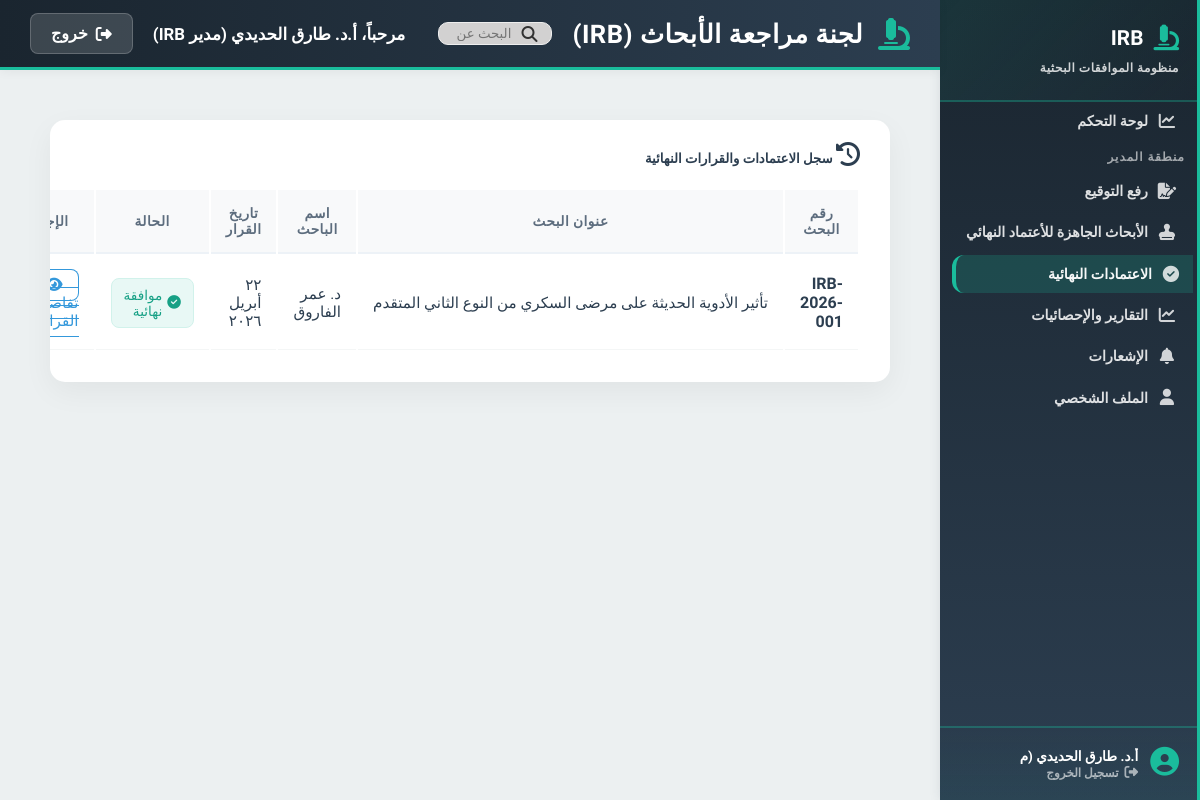
/features/manager/final_approvals.php (signed in), run on an earlier commit of the app's database.
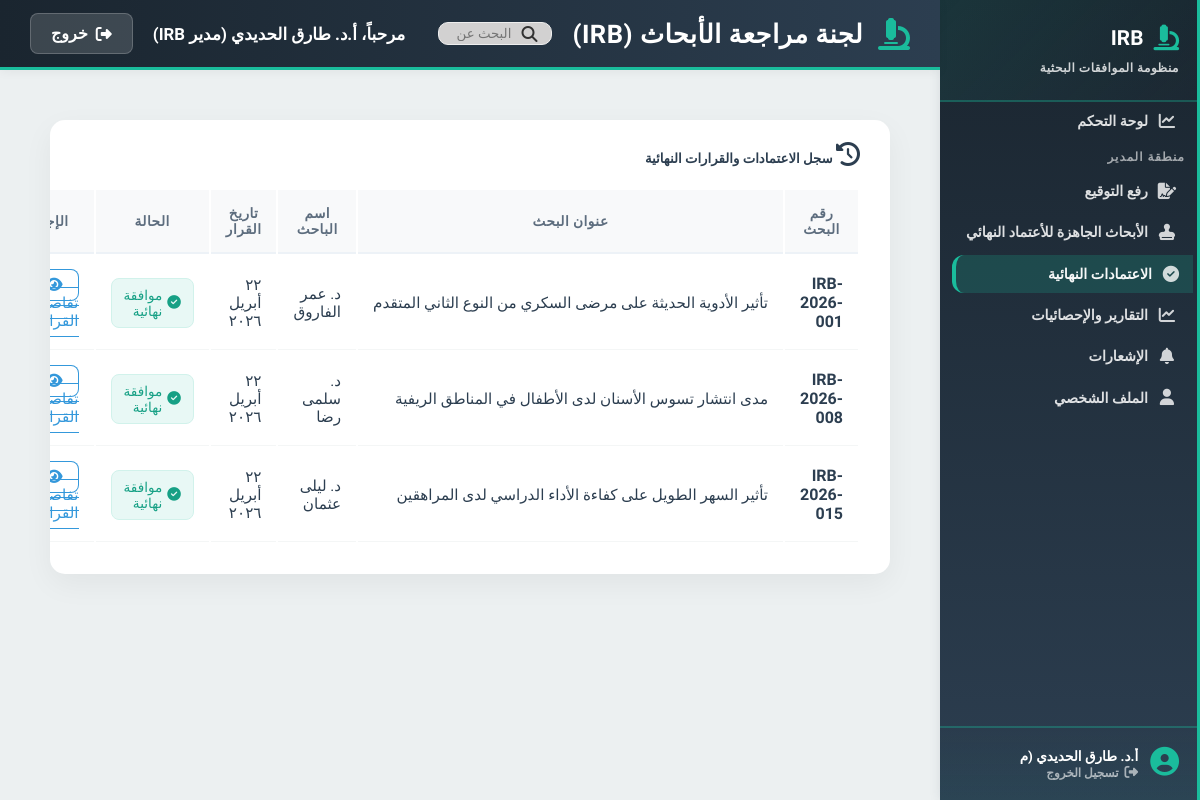
And on a later commit of the database.
### tables this page shows
CREATE TABLE applications (
    id INT AUTO_INCREMENT PRIMARY KEY,
    student_id INT,
    serial_number VARCHAR(50) UNIQUE,
    title TEXT,
    principal_investigator VARCHAR(255),
    co_investigators JSON,
    current_stage ENUM(
        'pending_admin', 'awaiting_initial_payment', 'awaiting_sample_calc',
        'awaiting_sample_payment', 'under_review','approved_by_reviewer','approved', 'rejected'
    ) DEFAULT 'pending_admin',
    is_blinded BOOLEAN DEFAULT TRUE,
    created_at TIMESTAMP DEFAULT CURRENT_TIMESTAMP,
    updated_at TIMESTAMP DEFAULT CURRENT_TIMESTAMP ON UPDATE CURRENT_TIMESTAMP,
    FOREIGN KEY (student_id) REFERENCES users(id) ON DELETE CASCADE,
    INDEX(student_id),
    INDEX(current_stage)
);

CREATE TABLE users (
    id INT AUTO_INCREMENT PRIMARY KEY,
    role ENUM('student','admin','sample_officer','reviewer','manager','super_admin') NOT NULL,
    full_name VARCHAR(255),
    email VARCHAR(255) UNIQUE,
    password_hash VARCHAR(255),
    national_id VARCHAR(20),
    phone_number VARCHAR(20),
    faculty VARCHAR(150),
    department VARCHAR(150),
    id_front_url VARCHAR(255),
    id_back_url VARCHAR(255),
    is_active BOOLEAN DEFAULT FALSE,
    created_at TIMESTAMP DEFAULT CURRENT_TIMESTAMP
);

### includes/sidebar.php (called while the page is built, shortened)
<?php if(isset($_SESSION['role']) && $_SESSION['role'] === 'manager'): ?>
    <?php
        if (!isset($sidebarAppObj)) {
            require_once __DIR__ . '/../classes/Applications.php';
            $sidebarAppObj = new Applications();
        }
        $managerUnread = $sidebarAppObj->getUnreadNotificationCount($_SESSION['user_id']);
    ?>
<?php endif; ?>

### classes/Applications.php (called while the page is built, shortened)
<?php
require_once __DIR__ . '/Database.php';
class Applications {
    private $db;
    public function __construct() {
        $database = new Database();
        $this->db = $database->conn;
    }
    public function getUnreadNotificationCount($student_id) {
        $sql = "SELECT COUNT(*) as cnt FROM notifications WHERE user_id = ? AND is_read = 0";
        $stmt = $this->db->prepare($sql);
        $stmt->bind_param("i", $student_id);
        $stmt->execute();
        $result = $stmt->get_result();
        $row = $result->fetch_assoc();
        return (int)$row['cnt'];
    }
}
?>

### classes/Database.php (called while the page is built, shortened)
<?php
class Database
{
    public function __construct()
    {
        $env = require __DIR__ . '/../includes/env.php';
        $this->host = $env['DB_HOST'];
        $this->user = $env['DB_USER'];
        $this->pass = $env['DB_PASS'];
        $this->db = $env['DB_NAME'];
        $this->port = $env['DB_PORT'];
        $this->conn = new mysqli($this->host, $this->user, $this->pass, $this->db, $this->port);
    }
}
?>

### includes/irb_helpers.php (called while the page is built, shortened)
<?php
if (!function_exists('irb_convert_to_arabic_digits')) {
    function irb_convert_to_arabic_digits($value)
    {
        return strtr((string) $value, [
            '0' => '٠',
            '1' => '١',
            '2' => '٢',
            '3' => '٣',
            '4' => '٤',
            '5' => '٥',
            '6' => '٦',
            '7' => '٧',
            '8' => '٨',
            '9' => '٩',
        ]);
    }
}
if (!function_exists('irb_format_arabic_date')) {
    function irb_format_arabic_date($dateValue)
    {
        try {
            $date = new DateTime($dateValue);
            $arabicMonths = [
                1 => 'يناير',
                2 => 'فبراير',
                3 => 'مارس',
                4 => 'أبريل',
                5 => 'مايو',
                6 => 'يونيو',
                7 => 'يوليو',
                8 => 'أغسطس',
                9 => 'سبتمبر',
                10 => 'أكتوبر',
                11 => 'نوفمبر',
                12 => 'ديسمبر',
            ];
            $day = irb_convert_to_arabic_digits($date->format('j'));
            $month = $arabicMonths[(int) $date->format('n')];
            $year = irb_convert_to_arabic_digits($date->format('Y'));
            return $day . ' ' . $month . ' ' . $year;
        } catch (Exception $exception) {
            return (string) $dateValue;
        }
    }
}

### features/manager/final_approvals.php (the view, shortened to what the changed rows need)
<?php
require_once '../../classes/Database.php';
require_once '../../includes/irb_helpers.php';
$db = new Database();
$conn = $db->getconn();
$sql = "SELECT a.id as app_id,
                MAX(r.id) as review_id,
                a.serial_number,
                a.title,
                a.current_stage,
                a.updated_at,
                u.full_name as student_name
        FROM applications a
        LEFT JOIN reviews r ON a.id = r.application_id
        JOIN users u ON a.student_id = u.id
        WHERE a.current_stage = 'approved'
        GROUP BY a.id
        ORDER BY a.updated_at DESC";
$result = $conn->query($sql);
include '../../includes/header.php';
?>
<link rel="stylesheet" href="/irb-digital-system/assets/css/final_approvals.css">
<div class="container-fluid py-4">
    <div class="card shadow-sm border-0" style="border-radius: 15px; margin-right: 260px;">
        <div class="card-body" style="margin-right: 30px; margin-bottom: 30px;">
            <div class="table-responsive">
                <table class="table table-hover align-middle text-center">
                    <thead class="table-light">
                        <tr>
                            <th>رقم البحث</th>
                            <th>عنوان البحث</th>
                            <th>اسم الباحث</th>
                            <th>تاريخ القرار</th>
                            <th>الحالة</th>
                            <th>الإجراء</th>
                        </tr>
                    </thead>
                    <tbody>
                        <?php while ($row = $result->fetch_assoc()): ?>
                            <tr>
                                <td><strong><?= $row['serial_number'] ?></strong></td>
                                <td><?= htmlspecialchars($row['title']) ?></td>
                                <td><?= htmlspecialchars($row['student_name']) ?></td>
                                <td><?= irb_format_arabic_date($row['updated_at']); ?></td>
                                <td>
                                    <?php if ($row['current_stage'] == 'approved'): ?>
                                        <span class="badge bg-light-success text-success px-3 py-2">
                                            <i class="fa-solid fa-check-circle"></i> موافقة نهائية
                                        </span>
                                    <?php endif; ?>
                                </td>
                                <td>
                                    <a href="decision_details.php?id=<?= $row['review_id'] ?>" class="btn btn-sm btn-outline-primary" style="text-decoration: none;">
                                        <i class="fa-solid fa-eye"></i> تفاصيل القرار
                                    </a>
                                </td>
                            </tr>
                        <?php endwhile; ?> </tbody>
                </table>
            </div>
        </div>
    </div>
</div>

What changed in the data, as far as the page shows it:
added applications: serial_number "IRB-2026-008", title "مدى انتشار تسوس الأسنان لدى الأطفال في المناطق الريفية", student.full_name "د. سلمى رضا", updated_at "٢٢ أبريل ٢٠٢٦", current_stage "approved" (drawn)
added applications: serial_number "IRB-2026-015", title "تأثير السهر الطويل على كفاءة الأداء الدراسي لدى المراهقين", student.full_name "د. ليلى عثمان", updated_at "٢٢ أبريل ٢٠٢٦", current_stage "approved" (drawn)
